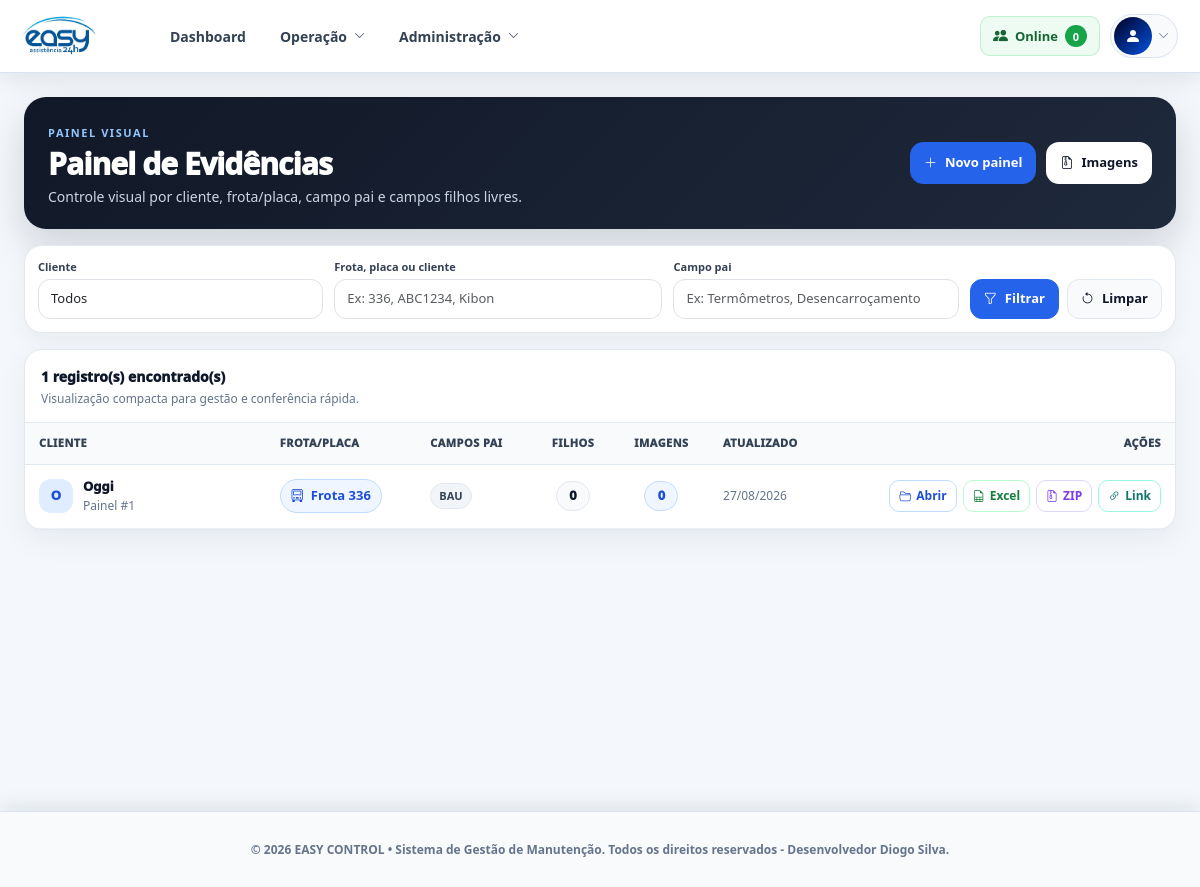
Page /gestao/evidencias/ (signed in) on the committed database.
### models/evidencia_frota.py (models this page shows)
class EvidenciaRegistro(db.Model):
    __tablename__ = "evidencias_registros"
    id = db.Column(db.Integer, primary_key=True)
    cliente_id = db.Column(db.Integer, db.ForeignKey("clientes.id"), nullable=True)
    cliente_nome = db.Column(db.String(150), nullable=False)
    frota = db.Column(db.String(80), nullable=True)
    placa = db.Column(db.String(30), nullable=True)
    criado_em = db.Column(db.DateTime, default=datetime.utcnow)
    atualizado_em = db.Column(db.DateTime, default=datetime.utcnow, onupdate=datetime.utcnow)
    cliente = db.relationship("Cliente", backref="evidencias_registros")
    campos_pai = db.relationship(
        "EvidenciaCampoPai",
        backref="registro",
        cascade="all, delete-orphan",
        lazy=True,
        order_by="EvidenciaCampoPai.ordem.asc(), EvidenciaCampoPai.id.asc()",
    )
    def identificador(self):
        if self.frota:
            return f"Frota {self.frota}" if str(self.frota).isdigit() else str(self.frota)
        if self.placa:
            return f"Placa {self.placa}"
        return "Painel livre"

class EvidenciaCampoPai(db.Model):
    __tablename__ = "evidencias_campos_pai"
    id = db.Column(db.Integer, primary_key=True)
    registro_id = db.Column(db.Integer, db.ForeignKey("evidencias_registros.id"), nullable=False)
    nome = db.Column(db.String(180), nullable=False)
    ordem = db.Column(db.Integer, default=0)
    criado_em = db.Column(db.DateTime, default=datetime.utcnow)
    atualizado_em = db.Column(db.DateTime, default=datetime.utcnow, onupdate=datetime.utcnow)
    filhos = db.relationship(
        "EvidenciaCampoFilho",
        backref="campo_pai",
        cascade="all, delete-orphan",
        lazy=True,
        order_by="EvidenciaCampoFilho.ordem.asc(), EvidenciaCampoFilho.id.asc()",
    )

### routes/evidencias_frota.py (the view)
@evidencias_frota_bp.route("/")
def index():
    resp = exigir_login()
    if resp:
        return resp
    migrar_imagens_antigas_para_pai()
    registros = registros_filtrados()
    for r in registros:
        r.total_campos_pai = len(r.campos_pai)
        r.total_filhos = 0
        r.total_imagens = contar_imagens_registro(r)
    return render_template(
        "gestao/evidencias_frota/index.html",
        registros=registros,
        clientes=clientes_para_select(),
        cliente_id=request.args.get("cliente_id", type=int),
        busca=texto(request.args.get("busca")),
        campo=texto(request.args.get("campo")),
        pode_editar=usuario_eh_admin_ou_gestao(),
    )

### routes/evidencias_frota.py (called while the page is built, shortened)
def usuario_logado():
    user_id = session.get("user_id")
    if not user_id:
        return None
    return Usuario.query.get(user_id)

def normalizar_perfil_usuario(valor):
    valor = texto(valor).lower()
    troca = {
        "á": "a", "à": "a", "ã": "a", "â": "a",
        "é": "e", "ê": "e",
        "í": "i",
        "ó": "o", "ô": "o", "õ": "o",
        "ú": "u",
        "ç": "c",
    }
    for origem, destino in troca.items():
        valor = valor.replace(origem, destino)
    return valor.strip()

def usuario_eh_admin_ou_gestao():
    perfis_liberados = {"admin", "administrador", "gestao", "gestor", "gestao_total", "gestao com acesso total"}
    candidatos = [
        session.get("user_role"),
        session.get("role"),
        session.get("perfil"),
        session.get("tipo_usuario"),
        session.get("user_perfil"),
    ]
    usuario = usuario_logado()
    if usuario:
        for attr in ["role", "perfil", "tipo", "tipo_usuario", "nivel_acesso", "funcao", "cargo", "permissao"]:
            candidatos.append(getattr(usuario, attr, None))
        if getattr(usuario, "is_admin", False):
            return True
    for valor in candidatos:
        perfil = normalizar_perfil_usuario(valor)
        if perfil in perfis_liberados:
            return True
    return False

def exigir_login():
    if not session.get("user_id"):
        return redirect("/login")
    return None

def texto(valor):
    return "" if valor is None else str(valor).strip()

def aplicar_permissao_registros(query):
    if usuario_eh_admin_ou_gestao():
        return query

def imagens_do_pai(pai_id):
    return EvidenciaImagem.query.outerjoin(
        EvidenciaCampoFilho,
        EvidenciaImagem.campo_filho_id == EvidenciaCampoFilho.id,
    ).filter(
        or_(
            EvidenciaImagem.campo_pai_id == int(pai_id),
            EvidenciaCampoFilho.campo_pai_id == int(pai_id),
        )
    ).order_by(
        EvidenciaImagem.tipo_foto.asc().nullslast(),
        EvidenciaImagem.ordem.asc(),
        EvidenciaImagem.id.asc(),
    ).all()

def migrar_imagens_antigas_para_pai():
    imagens = EvidenciaImagem.query.filter(
        EvidenciaImagem.campo_pai_id.is_(None),
        EvidenciaImagem.campo_filho_id.isnot(None),
    ).all()
    alteradas = 0
    if alteradas:
        db.session.commit()
    return alteradas

def contar_imagens_registro(registro):
    total = 0
    for pai in registro.campos_pai:
        total += len(imagens_do_pai(pai.id))
    return total

### templates/gestao/evidencias_frota/index.html (shortened to what this page needs)
{% extends "base.html" %}
{% block content %}
<div class="evidencias-page evidencias-page-v3 evidencias-page-table">
  <section class="evidencias-table-header">
    <div>
      <span class="evidencias-eyebrow">Painel visual</span>
      <h1>Painel de Evidências</h1>
      <p>Controle visual por cliente, frota/placa, campo pai e campos filhos livres.</p>
    </div>
    <div class="evidencias-table-header-actions">
      <a href="/gestao/evidencias/novo" class="evidencias-btn primary">
        <i class="bi bi-plus-lg"></i>
        Novo painel
      </a>
      <a href="/gestao/evidencias/exportar/imagens.zip?cliente_id={{ cliente_id or '' }}&busca={{ busca or '' }}&campo={{ campo or '' }}" class="evidencias-btn">
        <i class="bi bi-file-earmark-zip"></i>
        Imagens
      </a>
    </div>
  </section>
  <section class="evidencias-table-filters">
    <form method="GET" action="/gestao/evidencias/" class="evidencias-table-filter-form">
      <div>
        <label>Cliente</label>
        <select name="cliente_id" class="form-control">
          <option value="">Todos</option>
        </select>
      </div>
      <div>
        <label>Frota, placa ou cliente</label>
        <input type="text" name="busca" value="{{ busca or '' }}" class="form-control" placeholder="Ex: 336, ABC1234, Kibon">
      </div>
      <div>
        <label>Campo pai</label>
        <input type="text" name="campo" value="{{ campo or '' }}" class="form-control" placeholder="Ex: Termômetros, Desencarroçamento">
      </div>
      <div class="evidencias-table-filter-actions">
        <button class="evidencias-btn primary" type="submit">
          <i class="bi bi-funnel"></i>
          Filtrar
        </button>
        <a class="evidencias-btn" href="/gestao/evidencias/">
          <i class="bi bi-arrow-counterclockwise"></i>
          Limpar
        </a>
      </div>
    </form>
  </section>
  <section class="evidencias-table-layout">
    <div class="evidencias-table-main-card">
      <div class="evidencias-table-title-row">
        <div>
          <strong>{{ registros|length }} registro(s) encontrado(s)</strong>
          <small>Visualização compacta para gestão e conferência rápida.</small>
        </div>
      </div>
      <div class="evidencias-table-wrap">
        <table class="evidencias-table">
          <thead>
            <tr>
              <th>Cliente</th>
              <th>Frota/Placa</th>
              <th>Campos Pai</th>
              <th class="text-center">Filhos</th>
              <th class="text-center">Imagens</th>
              <th>Atualizado</th>
              <th class="text-end">Ações</th>
            </tr>
          </thead>
          <tbody>
            {% for registro in registros %}
              <tr>
                <td>
                  <div class="evidencias-td-cliente">
                    <span class="evidencias-cliente-avatar">{{ (registro.cliente_nome or 'S')[:1] }}</span>
                    <div>
                      <strong>{{ registro.cliente_nome or 'Sem cliente' }}</strong>
                      <small>Painel #{{ registro.id }}</small>
                    </div>
                  </div>
                </td>
                <td>
                  <span class="evidencias-identificador-pill">
                    <i class="bi bi-truck-front"></i>
                    {{ registro.identificador() }}
                  </span>
                </td>
                <td>
                  <div class="evidencias-campos-lista">
                    {% for pai in registro.campos_pai[:3] %}
                      <span>{{ pai.nome }}</span>
                    {% else %}
                      <em>Nenhum campo criado</em>
                    {% endfor %}
                  </div>
                </td>
                <td class="text-center">
                  <span class="evidencias-count-chip">{{ registro.total_filhos }}</span>
                </td>
                <td class="text-center">
                  <span class="evidencias-count-chip blue">{{ registro.total_imagens }}</span>
                </td>
                <td>
                  <span class="evidencias-date-small">
                    {{ registro.atualizado_em.strftime('%d/%m/%Y') if registro.atualizado_em else '-' }}
                  </span>
                </td>
                <td>
                  <div class="evidencias-row-actions">
                    <a href="/gestao/evidencias/{{ registro.id }}" class="evidencias-action-btn open" title="Abrir painel">
                      <i class="bi bi-folder2-open"></i>
                      Abrir
                    </a>
                    <a href="/gestao/evidencias/{{ registro.id }}/exportar/excel" class="evidencias-action-btn excel" title="Baixar Excel">
                      <i class="bi bi-file-earmark-spreadsheet"></i>
                      Excel
                    </a>
                    <a href="/gestao/evidencias/{{ registro.id }}/exportar/imagens.zip" class="evidencias-action-btn zip" title="Baixar imagens ZIP">
                      <i class="bi bi-file-earmark-zip"></i>
                      ZIP
                    </a>
                    <a href="/gestao/evidencias/{{ registro.id }}#boxGerarLinkCliente" class="evidencias-action-btn link" title="Gerar ou copiar link do cliente">
                      <i class="bi bi-link-45deg"></i>
                      Link
                    </a>
                  </div>
                </td>
              </tr>
            {% endfor %}
          </tbody>
        </table>
      </div>
    </div>
  </section>
</div>
{% endblock %}

### static/css/organized/00-login.css (style rules this page uses)
:root { --easy-primary: #0d3b66; --easy-primary-strong: #082746; --easy-secondary: #1d8cf8; --easy-text: #ffffff; --easy-muted: rgba(255, 255, 255, 0.78); --easy-border: rgba(255, 255, 255, 0.24); --easy-card: rgba(7, 25, 44, 0.72); --easy-card-hover: rgba(7, 25, 44, 0.82); }
* { box-sizing: border-box; }
html, body { width: 100%; min-height: 100%; }

### static/css/organized/01-frotas.css (style rules this page uses)
body { padding-bottom: 86px; }

### rows in the picture
EvidenciaRegistro: cliente_nome "O", cliente_nome "Oggi", id "1", identificador "Frota 336", total_filhos "0", total_imagens "0", atualizado_em "27/08/2026"
EvidenciaCampoPai: nome "BAU"

### other values in the picture
{{ registros|length }} "1"
